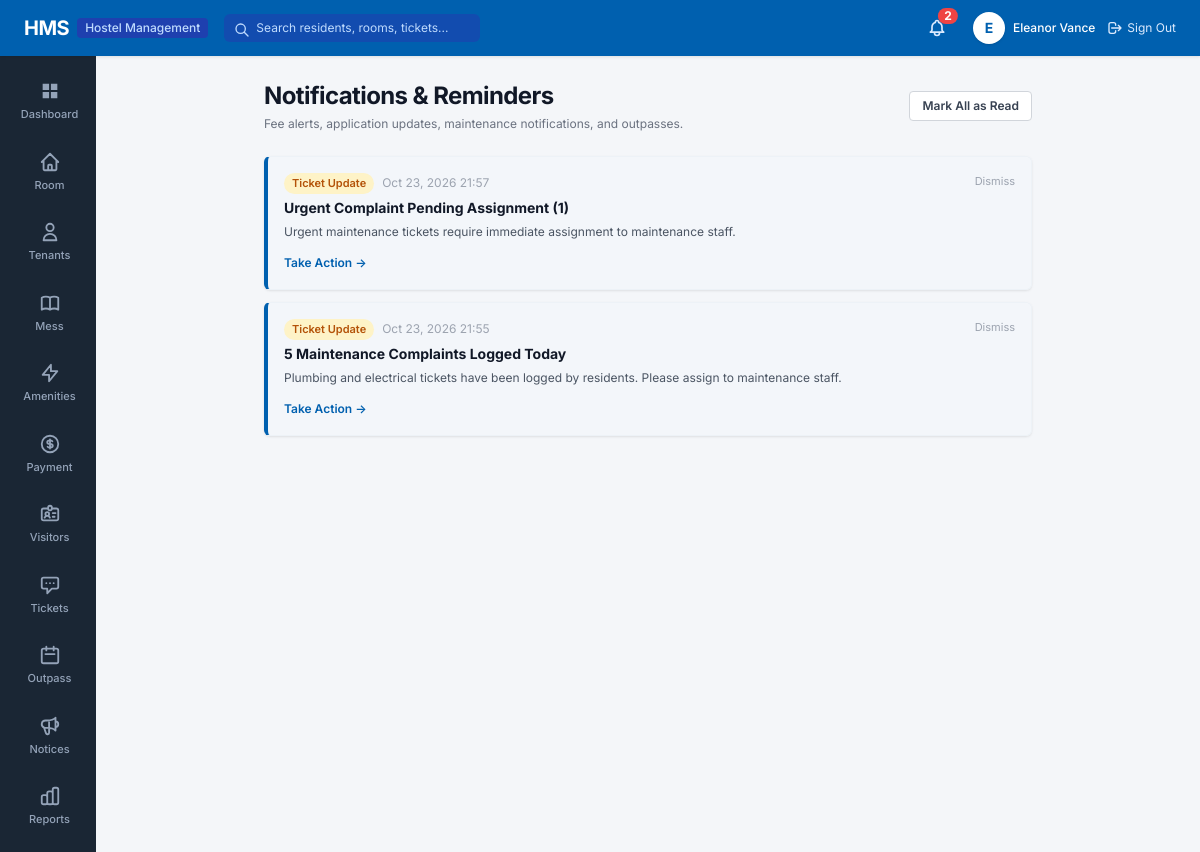
Screenshot of /notifications/ (signed in) with the database file from the repository.
### apps/accounts/models.py (models this page shows, shortened)
class User(AbstractUser):
    class Role(models.TextChoices):
        ADMIN = 'ADMIN', 'System Administrator'
        WARDEN = 'WARDEN', 'Hostel Manager / Warden'
        ACCOUNTS = 'ACCOUNTS', 'Accounts Staff'
        MAINTENANCE = 'MAINTENANCE', 'Maintenance Staff'
        RESIDENT = 'RESIDENT', 'Resident'
    role = models.CharField(
        max_length=20,
        choices=Role.choices,
        default=Role.RESIDENT,
        help_text="Designates the user's role and permission scope in HMS."
    )
    phone_number = models.CharField(max_length=20, blank=True, null=True)
    profile_picture = models.ImageField(upload_to='profiles/', blank=True, null=True)
    class Meta:
        verbose_name = 'User'
        verbose_name_plural = 'Users'
        ordering = ['username']
    @property
    def is_admin_user(self):
        return self.role == self.Role.ADMIN or self.is_superuser
    @property
    def is_resident(self):
        return self.role == self.Role.RESIDENT

### apps/notifications/models.py (models this page shows, shortened)
class InAppNotification(models.Model):
    class NotificationType(models.TextChoices):
        FEE_DUE = 'FEE_DUE', 'Fee Due Reminder'
        APPLICATION = 'APPLICATION', 'Application Status'
        COMPLAINT = 'COMPLAINT', 'Ticket Update'
        OUTPASS = 'OUTPASS', 'Outpass Update'
        NOTICE = 'NOTICE', 'New Notice'
        CLEARANCE = 'CLEARANCE', 'Clearance Notice'
        SYSTEM = 'SYSTEM', 'System Alert'
    recipient = models.ForeignKey(settings.AUTH_USER_MODEL, on_delete=models.CASCADE, related_name='notifications')
    title = models.CharField(max_length=200)
    message = models.TextField()
    notification_type = models.CharField(max_length=20, choices=NotificationType.choices, default=NotificationType.SYSTEM)
    link = models.CharField(max_length=255, blank=True)
    is_read = models.BooleanField(default=False)
    created_at = models.DateTimeField(auto_now_add=True)
    class Meta:
        ordering = ['-created_at']

### apps/notifications/views.py (the view)
# urls.py: path('', views.notification_list_view, name='notification_list'),
@login_required
def notification_list_view(request):
    notifications = InAppNotification.objects.filter(recipient=request.user).order_by('-created_at')
    return render(request, 'notifications/notification_list.html', {'notifications': notifications})

### apps/notifications/context_processors.py (called while the page is built)
def notifications_context(request):
    if request.user.is_authenticated:
        unread_count = InAppNotification.objects.filter(recipient=request.user, is_read=False).count()
        recent_notifs = InAppNotification.objects.filter(recipient=request.user).order_by('-created_at')[:5]
        return {
            'unread_notifications_count': unread_count,
            'recent_notifications': recent_notifs,
        }
    return {
        'unread_notifications_count': 0,
        'recent_notifications': [],
    }

### templates/notifications/notification_list.html (shortened to what this page needs)
{% extends 'base.html' %}
{% block content %}
<div class="max-w-3xl mx-auto space-y-6">
    <div class="flex items-center justify-between">
        <div>
            <h1 class="text-2xl font-bold tracking-tight text-gray-900">Notifications & Reminders</h1>
            <p class="text-xs text-gray-500 mt-1">Fee alerts, application updates, maintenance notifications, and outpasses.</p>
        </div>
        <form method="POST" action="{% url 'notifications:mark_all_read' %}">
            <button type="submit" class="px-3 py-1.5 bg-white border border-gray-300 text-xs font-semibold rounded text-gray-700 hover:bg-gray-50">
                Mark All as Read
            </button>
        </form>
    </div>
    <div class="space-y-3">
        {% for notif in notifications %}
        <div class="hms-card p-4 flex items-start justify-between {% if not notif.is_read %}border-l-4 border-l-[#0060af] bg-blue-50/20{% endif %}">
            <div class="space-y-1">
                <div class="flex items-center space-x-2">
                    <span class="badge {% if notif.notification_type == 'FEE_DUE' %}badge-danger{% elif notif.notification_type == 'COMPLAINT' %}badge-warning{% else %}badge-info{% endif %}">
                        {{ notif.get_notification_type_display }}
                    </span>
                    <span class="text-xs text-gray-400">{{ notif.created_at|date:"M d, Y H:i" }}</span>
                </div>
                <h3 class="font-bold text-sm text-gray-900">{{ notif.title }}</h3>
                <p class="text-xs text-gray-600 leading-relaxed">{{ notif.message }}</p>
                {% if notif.link %}
                <div class="pt-1">
                    <a href="{% url 'notifications:mark_read' notif.id %}" class="text-xs font-semibold text-[#0060af] hover:underline">
                        Take Action &rarr;
                    </a>
                </div>
                {% endif %}
            </div>
            {% if not notif.is_read %}
            <a href="{% url 'notifications:mark_read' notif.id %}" class="text-[11px] text-gray-400 hover:text-gray-700">
                Dismiss
            </a>
            {% endif %}
        </div>
        {% empty %}
        <div class="hms-card text-center py-12 text-gray-400 text-xs">
            No notifications in your inbox.
        </div>
        {% endfor %}
    </div>
</div>
{% endblock %}

### templates/base.html (shortened to what this page needs)
{% load static %}
<!DOCTYPE html>
<html lang="en">
<head>
    <script src="https://cdn.tailwindcss.com"></script>
    <link rel="stylesheet" href="{% static 'css/hms.css' %}">
</head>
<body class="bg-[#f4f6f9] text-[#1e293b] flex flex-col min-h-screen">
    <header class="hms-header flex items-center justify-between px-6 text-white sticky top-0 z-50">
        <div class="flex items-center space-x-4">
            <a href="{% url 'accounts:dashboard' %}" class="flex items-center space-x-2 text-white hover:opacity-90 transition">
                <span class="text-xl font-bold tracking-tight">HMS</span>
                <span class="text-xs bg-blue-800 text-blue-200 px-2 py-0.5 rounded font-medium">Hostel Management</span>
            </a>
            <form action="{% url 'reports:global_search' %}" method="GET" class="hidden md:flex items-center ml-6">
                <div class="relative">
                    <input type="text" name="q" placeholder="Search residents, rooms, tickets..."
                           class="bg-blue-800/60 text-white placeholder-blue-200 text-xs rounded-md px-3 py-1.5 pl-8 focus:outline-none focus:ring-1 focus:ring-white w-64 transition">
                    <svg class="w-4 h-4 text-blue-200 absolute left-2.5 top-2" fill="none" stroke="currentColor" viewBox="0 0 24 24">
                        <path stroke-linecap="round" stroke-linejoin="round" stroke-width="2" d="M21 21l-6-6m2-5a7 7 0 11-14 0 7 7 0 0114 0z"></path>
                    </svg>
                </div>
            </form>
        </div>
        <div class="flex items-center space-x-5">
            <a href="{% url 'notifications:notification_list' %}" class="relative p-1.5 text-blue-100 hover:text-white hover:bg-blue-800 rounded-full transition" title="Notifications">
                {% if unread_notifications_count > 0 %}
                <span class="absolute top-0 right-0 inline-flex items-center justify-center px-1.5 py-0.5 text-xs font-bold leading-none text-white transform translate-x-1/4 -translate-y-1/4 bg-red-500 rounded-full">
                    {{ unread_notifications_count }}
                </span>
                {% endif %}
            </a>
            <div class="flex items-center space-x-3">
                <a href="{% url 'accounts:profile' %}" class="flex items-center space-x-2 text-white hover:opacity-90">
                    <div class="w-8 h-8 rounded-full bg-white text-hmsblue font-bold flex items-center justify-center text-sm shadow">
                        {{ request.user.first_name|default:request.user.username|make_list|first|upper }}
                    </div>
                    <span class="hidden sm:inline text-xs font-medium">{{ request.user.get_full_name|default:request.user.username }}</span>
                </a>
                <a href="{% url 'accounts:logout' %}" class="text-xs text-blue-100 hover:text-white hover:underline flex items-center space-x-1 ml-2">
                    <svg class="w-4 h-4" fill="none" stroke="currentColor" viewBox="0 0 24 24">
                        <path stroke-linecap="round" stroke-linejoin="round" stroke-width="2" d="M17 16l4-4m0 0l-4-4m4 4H7m6 4v1a3 3 0 01-3 3H6a3 3 0 01-3-3V7a3 3 0 013-3h4a3 3 0 013 3v1"></path>
                    </svg>
                    <span>Sign Out</span>
                </a>
            </div>
        </div>
    </header>
    <div class="flex flex-1">
        <aside class="hms-sidebar flex flex-col py-3 select-none">
            <nav class="space-y-1">
                <a href="{% url 'accounts:dashboard' %}" class="hms-nav-item {% if request.resolver_match.app_name == 'accounts' and request.resolver_match.url_name == 'hostel_dashboard' %}active{% endif %}">
                    <svg fill="currentColor" viewBox="0 0 24 24">
                        <path d="M4 4h7v7H4V4zm9 0h7v7h-7V4zm-9 9h7v7H4v-7zm9 0h7v7h-7v-7z"/>
                    </svg>
                    <span>Dashboard</span>
                </a>
                <a href="{% url 'rooms:room_list' %}" class="hms-nav-item {% if request.resolver_match.app_name == 'rooms' %}active{% endif %}">
                    <svg fill="none" stroke="currentColor" stroke-width="2" viewBox="0 0 24 24">
                        <path stroke-linecap="round" stroke-linejoin="round" d="M3 12l2-2m0 0l7-7 7 7M5 10v10a1 1 0 001 1h3m10-11l2 2m-2-2v10a1 1 0 01-1 1h-3m-6 0a1 1 0 001-1v-4a1 1 0 011-1h2a1 1 0 011 1v4a1 1 0 001 1m-6 0h6"/>
                    </svg>
                    <span>Room</span>
                </a>
                {% if not request.user.is_resident %}
                <a href="{% url 'residents:resident_list' %}" class="hms-nav-item {% if request.resolver_match.app_name == 'residents' and request.resolver_match.url_name != 'resident_dashboard' %}active{% endif %}">
                    <svg fill="none" stroke="currentColor" stroke-width="2" viewBox="0 0 24 24">
                        <path stroke-linecap="round" stroke-linejoin="round" d="M16 7a4 4 0 11-8 0 4 4 0 018 0zM12 14a7 7 0 00-7 7h14a7 7 0 00-7-7z"/>
                    </svg>
                    <span>Tenants</span>
                </a>
                {% endif %}
                <a href="{% url 'dining:meal_menu' %}" class="hms-nav-item {% if request.resolver_match.app_name == 'dining' %}active{% endif %}">
                    <span>Mess</span>
                </a>
                <a href="{% url 'rooms:amenity_list' %}" class="hms-nav-item {% if request.resolver_match.url_name == 'amenity_list' %}active{% endif %}">
                    <svg fill="none" stroke="currentColor" stroke-width="2" viewBox="0 0 24 24">
                        <path stroke-linecap="round" stroke-linejoin="round" d="M13 10V3L4 14h7v7l9-11h-7z"/>
                    </svg>
                    <span>Amenities</span>
                </a>
                <a href="{% url 'finance:payment_list' %}" class="hms-nav-item {% if request.resolver_match.app_name == 'finance' %}active{% endif %}">
                    <svg fill="none" stroke="currentColor" stroke-width="2" viewBox="0 0 24 24">
                        <path stroke-linecap="round" stroke-linejoin="round" d="M12 8c-1.657 0-3 .895-3 2s1.343 2 3 2 3 .895 3 2-1.343 2-3 2m0-8c1.11 0 2.08.402 2.599 1M12 8V7m0 1v8m0 0v1m0-1c-1.11 0-2.08-.402-2.599-1M21 12a9 9 0 11-18 0 9 9 0 0118 0z"/>
                    </svg>
                    <span>Payment</span>
                </a>
                <a href="{% url 'visitors:visitor_list' %}" class="hms-nav-item {% if request.resolver_match.app_name == 'visitors' %}active{% endif %}">
                    <span>Visitors</span>
                </a>
                <a href="{% url 'complaints:complaint_list' %}" class="hms-nav-item {% if request.resolver_match.app_name == 'complaints' %}active{% endif %}">
                    <svg fill="none" stroke="currentColor" stroke-width="2" viewBox="0 0 24 24">
                        <path stroke-linecap="round" stroke-linejoin="round" d="M8 10h.01M12 10h.01M16 10h.01M9 16H5a2 2 0 01-2-2V6a2 2 0 012-2h14a2 2 0 012 2v8a2 2 0 01-2 2h-5l-5 5v-5z"/>
                    </svg>
                    <span>Tickets</span>
                </a>
                <a href="{% url 'attendance:outpass_list' %}" class="hms-nav-item {% if request.resolver_match.app_name == 'attendance' %}active{% endif %}">
                    <svg fill="none" stroke="currentColor" stroke-width="2" viewBox="0 0 24 24">
                        <path stroke-linecap="round" stroke-linejoin="round" d="M8 7V3m8 4V3m-9 8h10M5 21h14a2 2 0 002-2V7a2 2 0 00-2-2H5a2 2 0 00-2 2v12a2 2 0 002 2z"/>
                    </svg>
                    <span>Outpass</span>
                </a>
                <a href="{% url 'notices:notice_list' %}" class="hms-nav-item {% if request.resolver_match.app_name == 'notices' %}active{% endif %}">
                    <span>Notices</span>
                </a>
                {% if not request.user.is_resident %}
                <a href="{% url 'reports:reports_overview' %}" class="hms-nav-item {% if request.resolver_match.app_name == 'reports' %}active{% endif %}">
                    <span>Reports</span>
                </a>
                {% endif %}
            </nav>
        </aside>
        <main class="hms-main-content">
            {% block content %}{% endblock %}
        </main>
    </div>
</body>
</html>

### static/css/hms.css (style rules this page uses)
:root { --hms-blue-header: #0060af; --hms-blue-hover: #005096; --hms-sidebar-bg: #1a2634; --hms-sidebar-hover: #223244; --hms-sidebar-active: #0060af; --hms-page-bg: #f4f6f9; --hms-card-bg: #ffffff; --hms-text-main: #1e293b; --hms-text-muted: #64748b; --hms-green: #16a34a; --hms-red: #dc2626; --hms-amber: #d97706; }
body { background-color: var(--hms-page-bg); color: var(--hms-text-main); font-family: 'Inter', -apple-system, BlinkMacSystemFont, "Segoe UI", Roboto, sans-serif; margin: 0; padding: 0; min-height: 100vh; }
.hms-header { background-color: var(--hms-blue-header); height: 56px; box-shadow: 0 1px 3px rgba(0, 0, 0, 0.1); }
.hms-sidebar { background-color: var(--hms-sidebar-bg); width: 96px; min-height: calc(100vh - 56px); transition: width 0.2s ease; }
.hms-nav-item { display: flex; flex-direction: column; align-items: center; justify-content: center; padding: 12px 6px; color: #94a3b8; text-decoration: none; font-size: 11px; font-weight: 500; transition: all 0.15s ease-in-out; border-left: 3px solid transparent; }
.hms-nav-item svg { width: 22px; height: 22px; margin-bottom: 4px; }
.hms-main-content { background-color: var(--hms-page-bg); flex: 1; padding: 24px 32px; }
.hms-card { background: #ffffff; border-radius: 6px; box-shadow: 0 1px 3px rgba(0, 0, 0, 0.06), 0 1px 2px rgba(0, 0, 0, 0.04); padding: 20px; border: 1px solid #edf2f7; }
.badge { display: inline-flex; align-items: center; padding: 2px 8px; border-radius: 9999px; font-size: 11px; font-weight: 600; }
.badge-warning { background-color: #fef3c7; color: #b45309; }

### rows the page displays
User: user.first_name|make_list "E", user.get_full_name "Eleanor Vance"
InAppNotification: notification_type "Ticket Update", created_at "Oct 23, 2026 21:57", title "Urgent Complaint Pending Assignment (1)", message "Urgent maintenance tickets require immediate assignment to maintenance staff.", link "Take Action →", is_read "Dismiss"
InAppNotification: notification_type "Ticket Update", created_at "Oct 23, 2026 21:55", title "5 Maintenance Complaints Logged Today", message "Plumbing and electrical tickets have been logged by residents. Please assign to maintenance staff.", link "Take Action →", is_read "Dismiss"

### other values shown
{{ unread_notifications_count }} "2"
